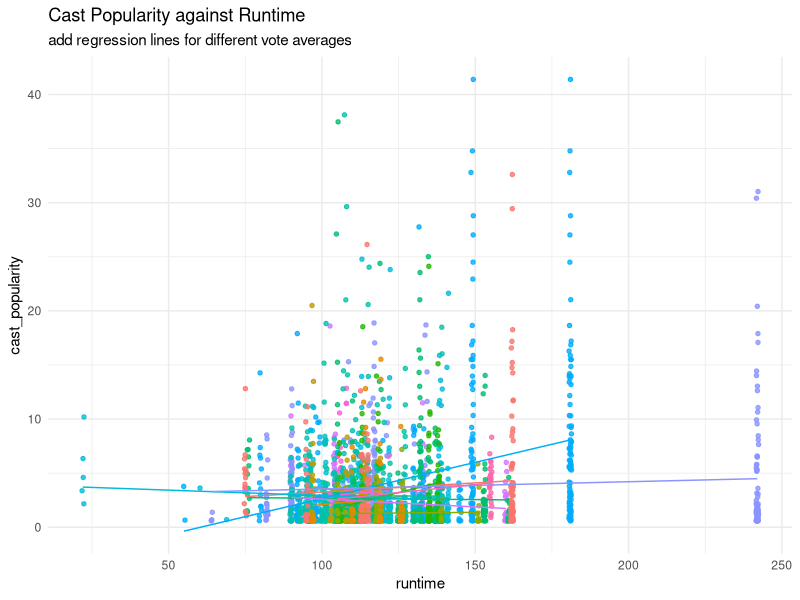
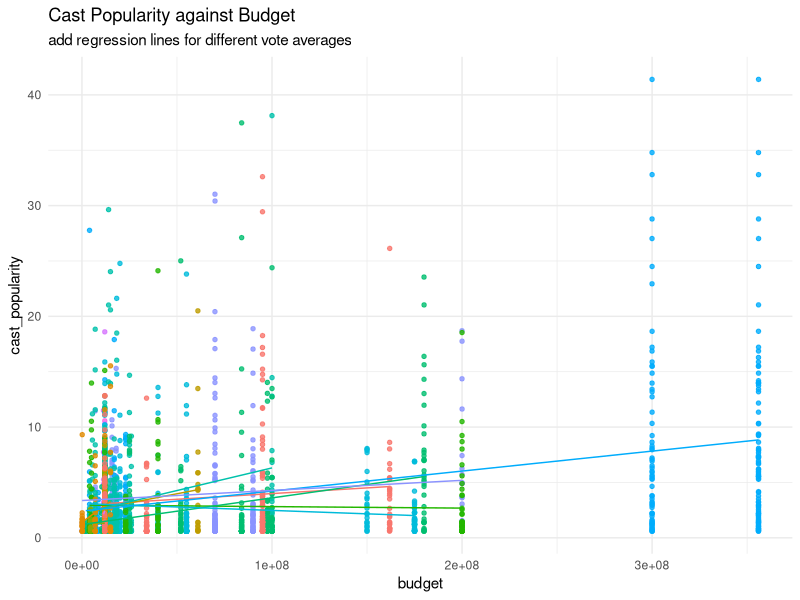
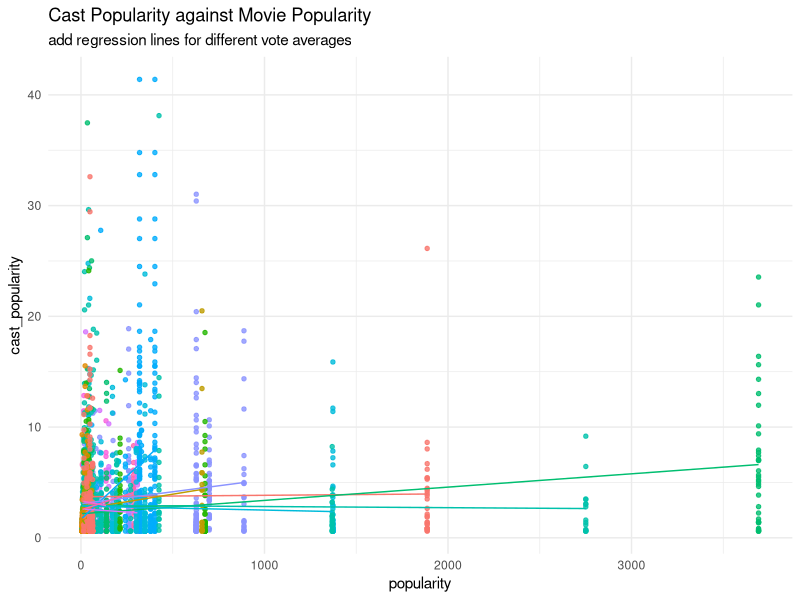
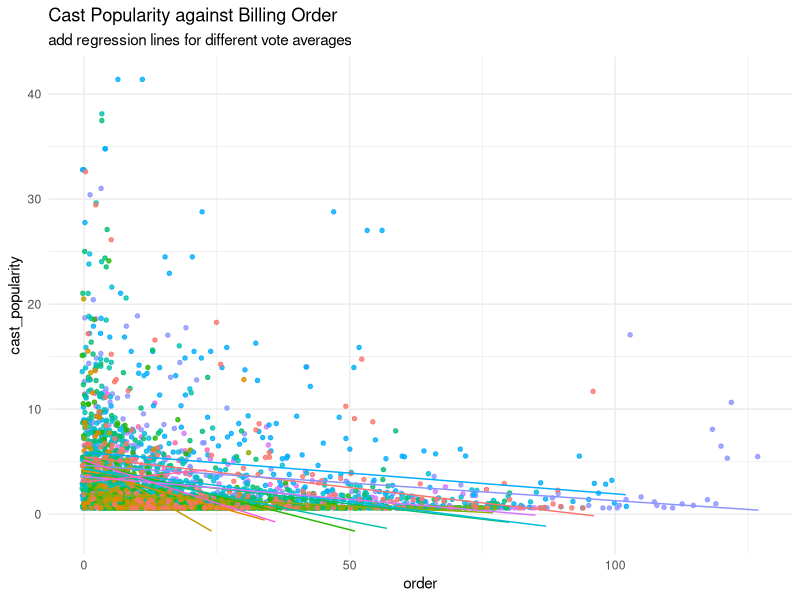
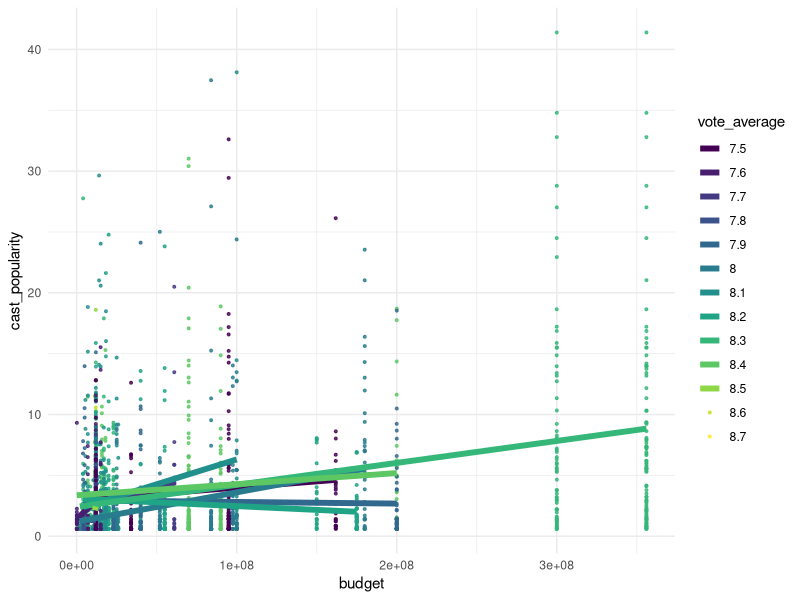
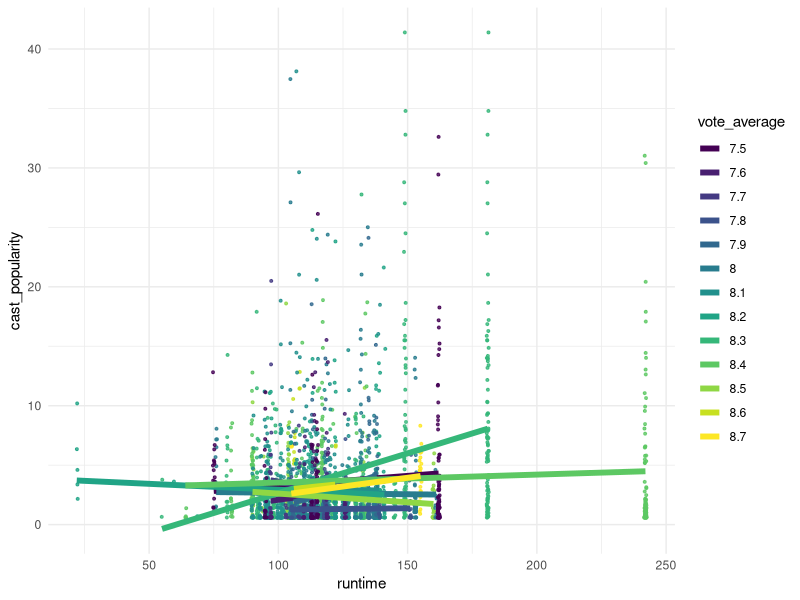

The R source for these figures, in order:
# Libraries required 
library(lme4)
library(tidyverse)
library(dplyr)
library(broom.mixed)
library(ggplot2)
library(lmerTest)

# Reading Merged Dataset
data <- read_csv("all_movies_and_cast.csv")

# Exploratory Data Analysis on Movies Dataset
str(data)
summary(data)

## Removing missing values 
colSums(is.na(data))
data = na.omit(data)
colSums(is.na(data))

## Invalid movies (i.e. with a runtime of 0)
nrow(data)
data <- data[!(data$runtime == 0),]
nrow(data)

## Replacing zero values in budget and revenue columns with its median
data$budget[data$budget == 0] <- median(data$budget, na.rm = TRUE)
data$revenue[data$revenue == 0] <- median(data$revenue, na.rm = TRUE)

## Remove Gender with value 0 (Not Specified)
nrow(data)
data <- data[!(data$gender == 0),]
nrow(data)

## Set Gender as Factors
data$gender <- as.factor(ifelse(data$gender == 1, "Female", "Male"))

## Convert Column Vote_average as Factors
data$vote_average <- as.factor(data$vote_average)
class(data$vote_average)

# Data Visualisation 
ggplot(data = data, aes(x = runtime, y = cast_popularity, col = vote_average, group = vote_average)) +
  geom_point(size = 1.2, alpha = 0.8, position = "jitter") +
  theme_minimal() +
  theme(legend.position = "none") +
  geom_smooth(method = lm, se = FALSE, size = 0.5, alpha = 0.8) +
  labs(title = "Cast Popularity against Runtime",
       subtitle = "add regression lines for different vote averages")

ggplot(data = data, aes(x = budget, y = cast_popularity, col = vote_average, group = vote_average)) +
  geom_point(size = 1.2, alpha = 0.8, position = "jitter") +
  theme_minimal() +
  theme(legend.position = "none") +
  geom_smooth(method = lm, se = FALSE, size = 0.5, alpha = 0.8) +
  labs(title = "Cast Popularity against Budget",
       subtitle = "add regression lines for different vote averages")

ggplot(data = data, aes(x = popularity, y = cast_popularity, col = vote_average, group = vote_average)) +
  geom_point(size = 1.2, alpha = 0.8, position = "jitter") +
  theme_minimal() +
  theme(legend.position = "none") +
  geom_smooth(method = lm, se = FALSE, size = 0.5, alpha = 0.8) +
  labs(title = "Cast Popularity against Movie Popularity",
       subtitle = "add regression lines for different vote averages")

ggplot(data = data, aes(x = order, y = cast_popularity, col = vote_average, group = vote_average)) +
  geom_point(size = 1.2, alpha = 0.8, position = "jitter") +
  theme_minimal() +
  theme(legend.position = "none") +
  geom_smooth(method = lm, se = FALSE, size = 0.5, alpha = 0.8) +
  labs(title = "Cast Popularity against Billing Order",
       subtitle = "add regression lines for different vote averages")

# Multilevel Model Analysis 
## Intercept only model 
interceptonlymodel <- lmer(cast_popularity ~ 1 + (1 | vote_average), data = data)
summary(interceptonlymodel)
### Residual variance on the movie (vote_average) level is 0.7019
### Residual variance on the first level (cast level) is 17.7029
### Estimate of the intercept is 3.0634

## Model 1 
lmer_model1 <- lmer(cast_popularity ~ gender + order + (1 | vote_average), data = data)
summary(lmer_model1)


## Rescale budget (and revenue) to make the model more stable 
scaleddata <- data %>%
  mutate(budget_scaled = scale(budget), revenue_scaled = scale(revenue))

## Model 2 
lmer_model2 <- lmer(cast_popularity ~ order + runtime + popularity + budget_scaled + revenue_scaled + (1 | vote_average), data = scaleddata)
summary(lmer_model2)

## Model 3 
lmer_model3 <- lmer(cast_popularity ~ order + runtime + budget_scaled + revenue_scaled + (1 | vote_average), data = scaleddata)
summary(lmer_model3)

## Model 4 - Model 2 with random slopes 
lmer_model4 <- lmer(cast_popularity ~ order + runtime + popularity + budget_scaled + revenue_scaled + (1 + order | vote_average), data = scaleddata)
summary(lmer_model4)


## Model 5 - Model 3 with random slopes 
lmer_model5 <- lmer(cast_popularity ~ order + runtime + budget_scaled + revenue_scaled + (1 + order | vote_average), data = scaleddata)
summary(lmer_model5)


## Model 6 (Random Slopes)
lmer_model6 <- lmer(cast_popularity ~ order + runtime + budget_scaled + revenue_scaled + (1 + order + runtime + budget_scaled + revenue_scaled | vote_average), data = scaleddata)
summary(lmer_model6)


## Model 7 (Random Slopes)
lmer_model7 <- lmer(cast_popularity ~ order + runtime + budget_scaled + revenue_scaled + (1 + budget_scaled + revenue_scaled | vote_average), data = scaleddata)
summary(lmer_model7)
coef(lmer_model7)

## Model 8 (Cross-level interaction model) 
lmer_model8 <- lmer(cast_popularity ~ order + runtime + budget_scaled + revenue_scaled + order*runtime + order*budget_scaled + order*revenue_scaled + (1 + budget_scaled + revenue_scaled | vote_average), data = scaleddata)
summary(lmer_model8)

# Conclusion
ggplot(data = scaleddata, aes(x = budget, y = cast_popularity, col = vote_average)) +
  viridis::scale_color_viridis(discrete = TRUE) +
  geom_point(size = 0.7, alpha = 0.8, position = "jitter") +
  geom_smooth(method = lm, se = FALSE, size = 2, alpha = 0.8) +
  theme_minimal()

ggplot(data = scaleddata, aes(x = runtime, y = cast_popularity, col = vote_average)) +
  viridis::scale_color_viridis(discrete = TRUE) +
  geom_point(size = 0.7, alpha = 0.8, position = "jitter") +
  geom_smooth(method = lm, se = FALSE, size = 2, alpha = 0.8) +
  theme_minimal()
